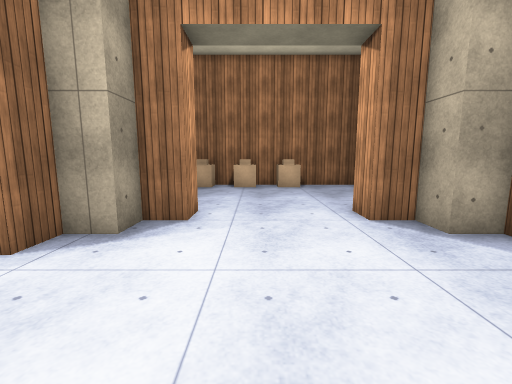
[1] (above)

16 first-person views from a walk through a Unity game level. The camera is 1.4 m above the floor, tilts 8° down and sees 90° across. The floor is counted in squares, 1 m on a side. Each view is taken from the middle of a square. On the plan, view 1 faces up. The plan holds only what a view shows up to about 13 squares ahead; the rest is blank. The player is left out. Surface patterns are stand-ins for the level's own textures.

[2]
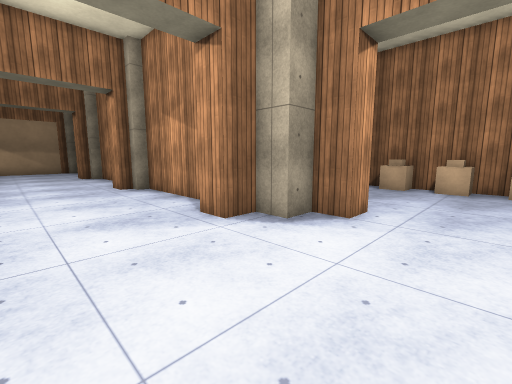

[3]
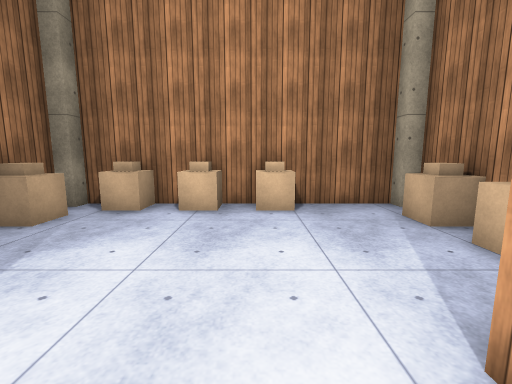

[4]
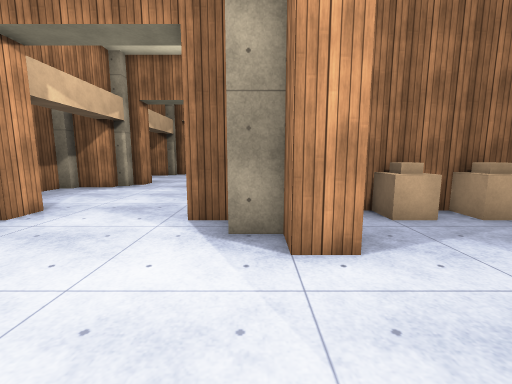

[5]
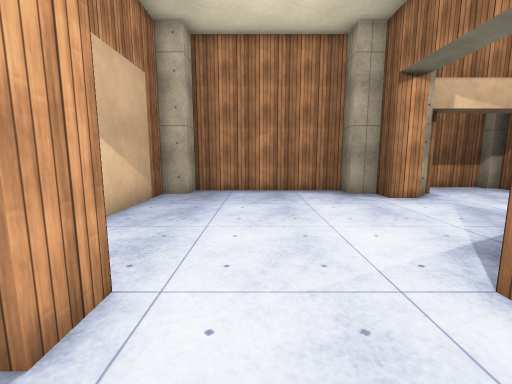

[6]
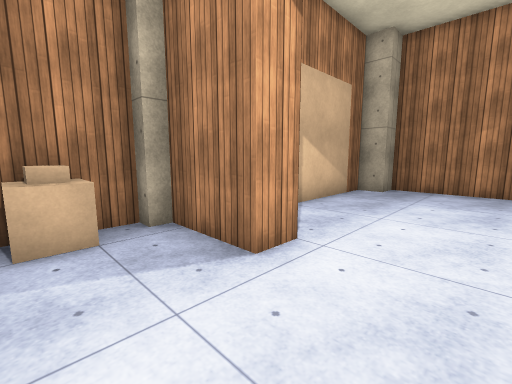

[7]
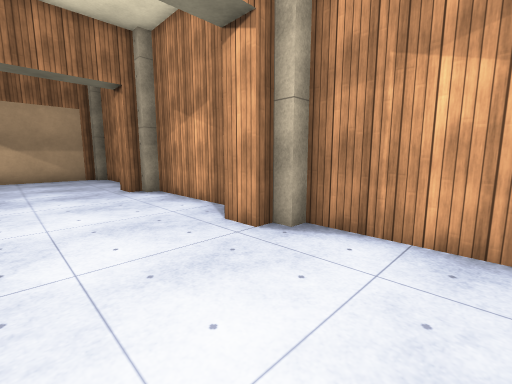

[8]
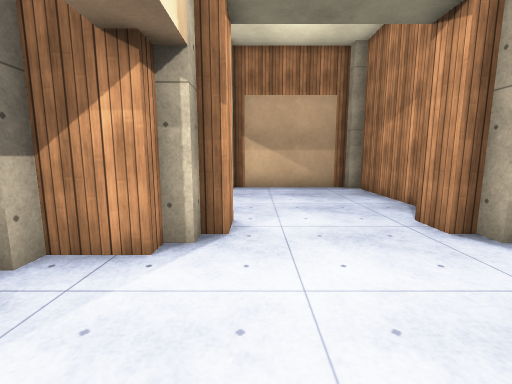

[9]
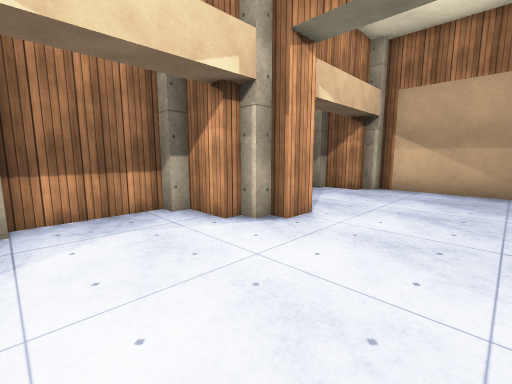

[10]
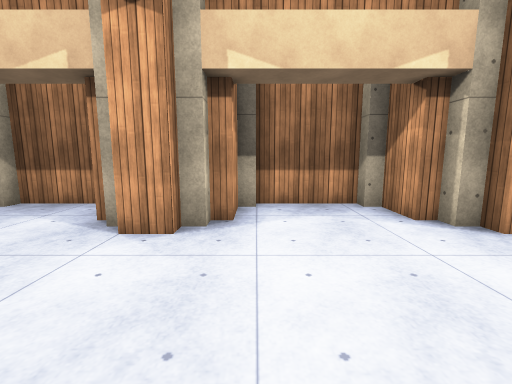

[11]
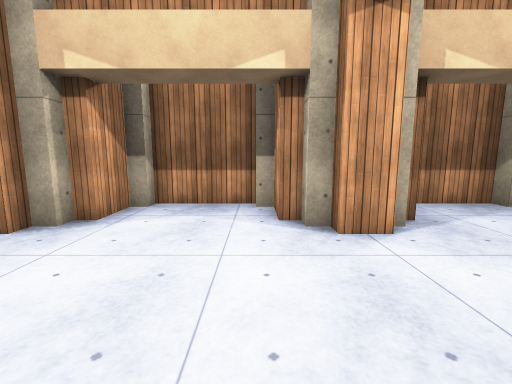

[12]
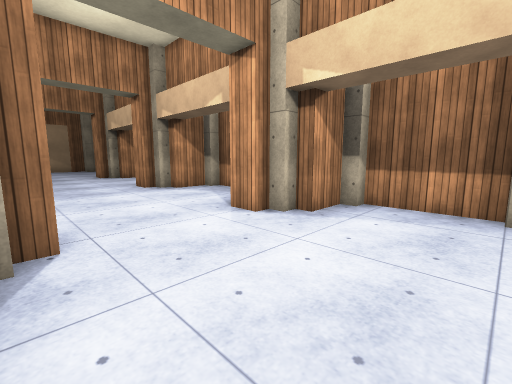

[13]
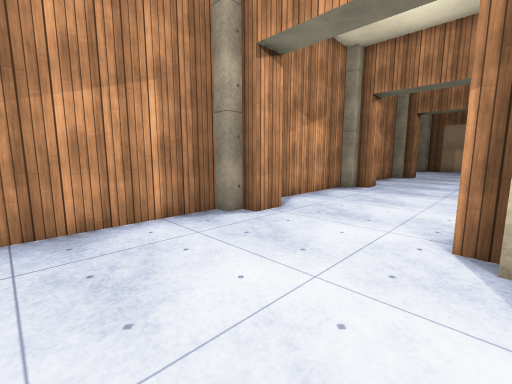

[14]
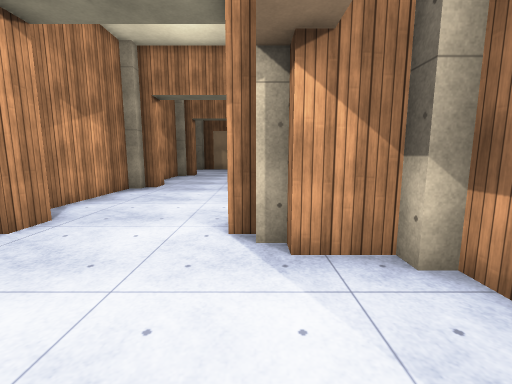

[15]
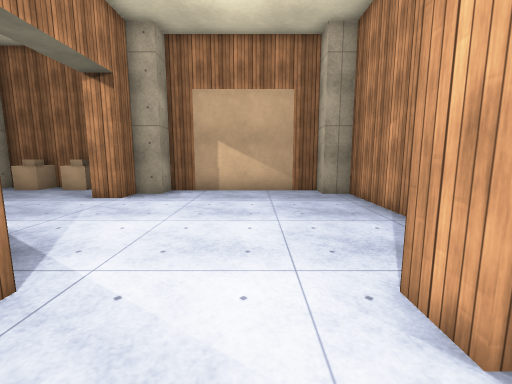

[16]
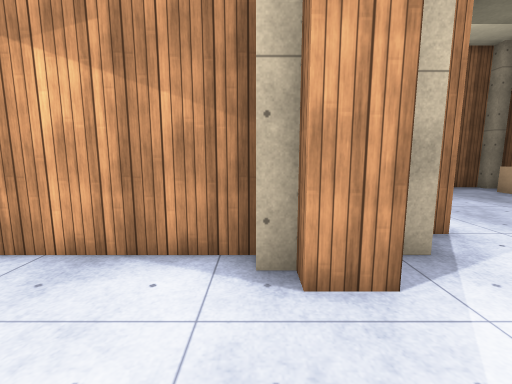

### Floor plan
Key: @ floor where view 1 was taken; # wall or solid block; . floor; ^ raised ledge; O other object.
Columns run from 25 left of view 1 to 6 right of it. Each row starts with its distance up from view 1.
 13                      ##########
 12                     ##OOOOOO..##
 11                     #O........O#
 10                     #O........O#
  9                     #^........O#
  8                     #^........O#
  7                       ........##
  6                       ##....###
  5  ######################......##
  4 ##....###....###....##........#
  3 #.............................#
  2 #.............................#
  1 #.............................#
  0 #........................@....#
 -1 ##....###....###....##........#
 -2  #....###....###....###......##
 -3  ##..## ##..## ##..## ########
 -4   ####   ####   ####

Positions as (right, up) in squares from view 1, and headings:
1: (0, 0), facing up
2: (1, 0), facing up-left
3: (1, 5), facing up
4: (2, 5), facing left
5: (1, 8), facing down
6: (0, 9), facing down-right
7: (-7, 0), facing up-left
8: (-13, 0), facing left
9: (-13, 3), facing down-left
10: (-13, 4), facing down
11: (-16, 4), facing down
12: (-23, 4), facing down-right
13: (-23, -1), facing up-right
14: (-23, -1), facing right
15: (-6, 1), facing right
16: (-5, 1), facing up
